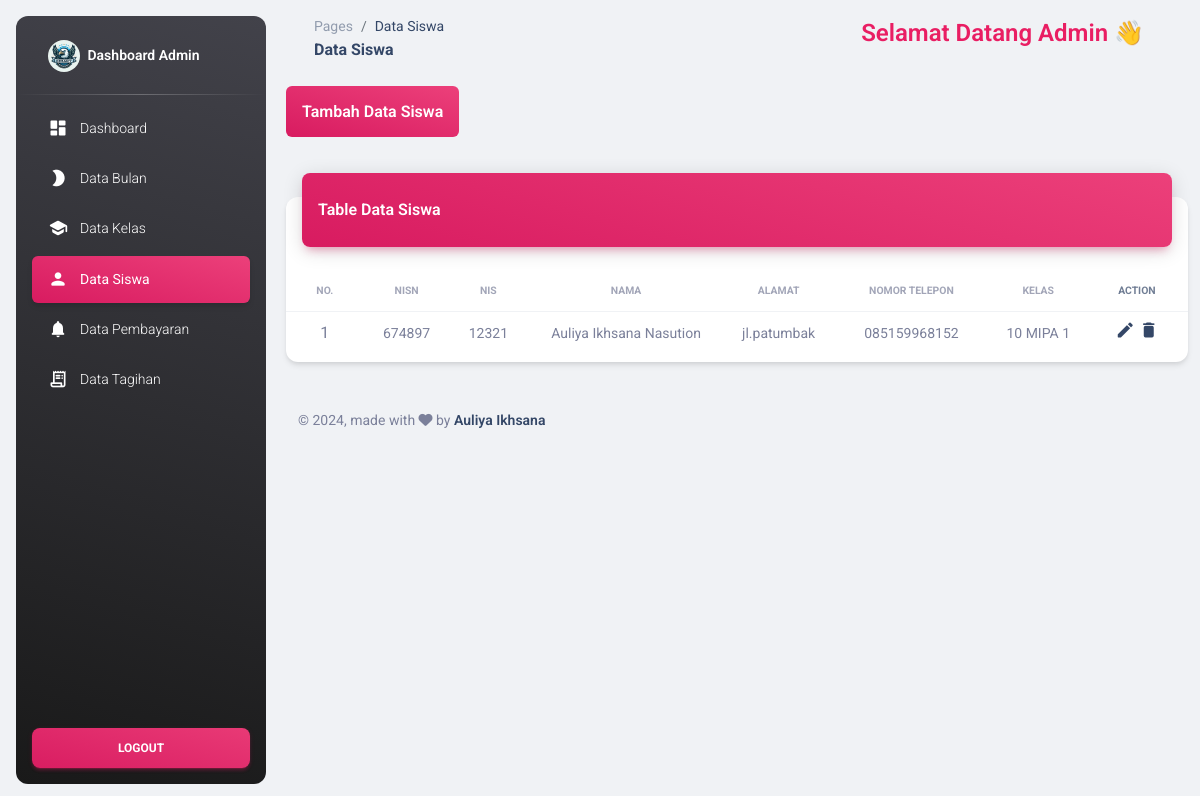
/admin/pages/siswa.php (signed in), run on an earlier commit of the app's database.
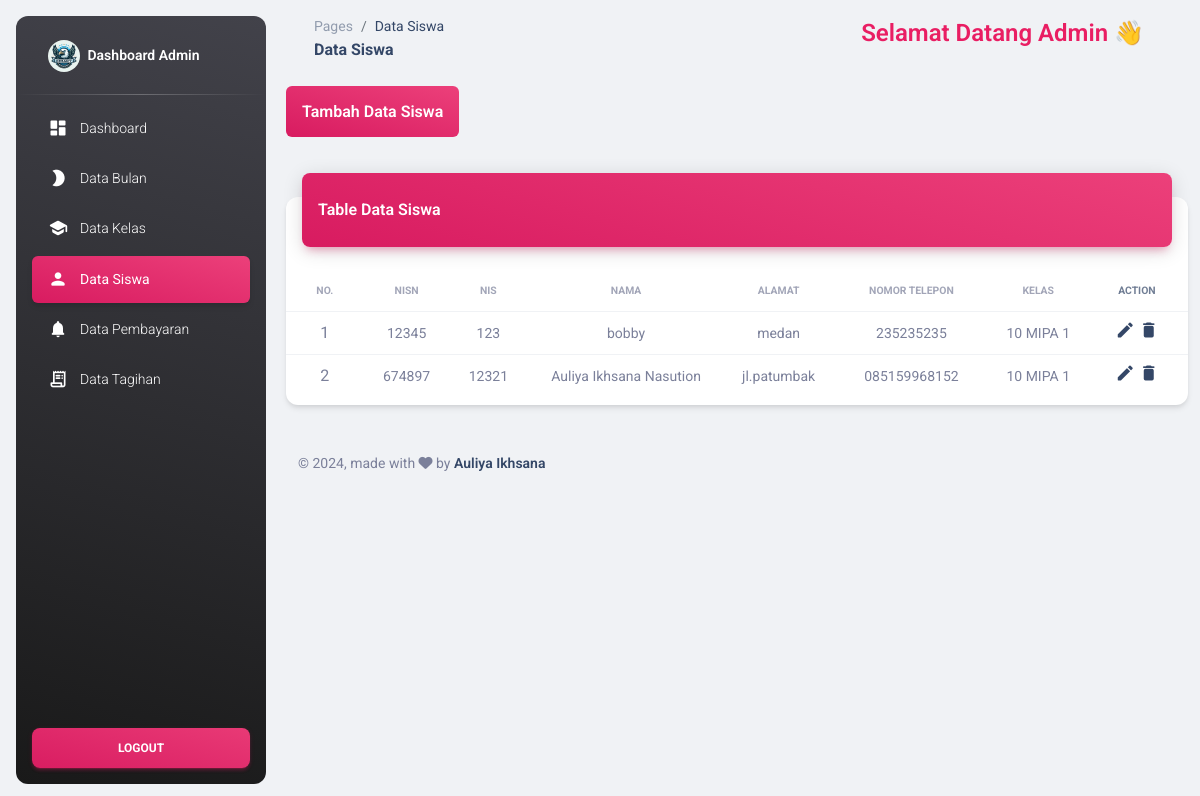
And on a later commit of the database.
### tables this page shows
CREATE TABLE `siswa` (
  `nisn` varchar(10) NOT NULL,
  `nis` varchar(10) NOT NULL,
  `nama` varchar(100) NOT NULL,
  `alamat` varchar(255) DEFAULT NULL,
  `no_telepon` varchar(15) DEFAULT NULL,
  `id_kelas` int(11) DEFAULT NULL,
  `spp` int(11) NOT NULL
);

CREATE TABLE `kelas` (
  `id_kelas` int(11) NOT NULL,
  `nama_kelas` varchar(50) NOT NULL
);

### admin/pages/siswa.php (the view, shortened to what the changed rows need)
<?php
require "functions/koneksi.php";
$query = "SELECT siswa.nisn, siswa.nis, siswa.nama, siswa.alamat, siswa.no_telepon, kelas.nama_kelas
          FROM siswa
          JOIN kelas ON siswa.id_kelas = kelas.id_kelas";
$hasil = $conn->query($query);
?>
<!DOCTYPE html>
<html lang="en">
<head>
  <link href="../assets/css/nucleo-icons.css" rel="stylesheet" />
  <link href="../assets/css/nucleo-svg.css" rel="stylesheet" />
  <link id="pagestyle" href="../assets/css/material-dashboard.css?v=3.1.0" rel="stylesheet" />
</head>
<body class="g-sidenav-show  bg-gray-200">
  <main class="main-content position-relative max-height-vh-100 h-100 border-radius-lg ">
    <div class="container-fluid py-4">
      <div class="row">
        <div class="col-12">
          <div class="card my-4">
            <div class="card-body px-0 pb-2">
              <div class="table-responsive p-0">
                <table class="table align-items-center mb-0">
                <thead>
                    <tr>
                      <th class="text-center text-uppercase text-secondary text-xxs font-weight-bolder opacity-7">No.</th>
                      <th class="text-center text-uppercase text-secondary text-xxs font-weight-bolder opacity-7">NISN</th>
                      <th class="text-center text-uppercase text-secondary text-xxs font-weight-bolder opacity-7">NIS</th>
                      <th class="text-center text-uppercase text-secondary text-xxs font-weight-bolder opacity-7">Nama</th>
                      <th class="text-center text-uppercase text-secondary text-xxs font-weight-bolder opacity-7">Alamat</th>
                      <th class="text-center text-uppercase text-secondary text-xxs font-weight-bolder opacity-7">Nomor Telepon</th>
                      <th class="text-center text-uppercase text-secondary text-xxs font-weight-bolder opacity-7">Kelas</th>
                      <th class="text-center text-uppercase text-dark text-xxs font-weight-bolder opacity-7">Action</th>
                    </tr>
                  </thead>
                  <tbody>
                    <?php
                    $nom = 1;
                    while ($siswa = $hasil->fetch_assoc()) :
                    ?>
                    <tr>
                      <td class="text-center"><?= $nom++ ?></td>
                      <td class="align-middle text-center text-sm"><?= $siswa['nisn'] ?></td>
                      <td class="align-middle text-center text-sm"><?= $siswa['nis'] ?></td>
                      <td class="align-middle text-center text-sm"><?= $siswa['nama'] ?></td>
                      <td class="align-middle text-center text-sm"><?= $siswa['alamat'] ?></td>
                      <td class="align-middle text-center text-sm"><?= $siswa['no_telepon'] ?></td>
                      <td class="align-middle text-center text-sm"><?= $siswa['nama_kelas'] ?></td>
                      <td class="align-middle text-center text-sm">
                        <a href="functions/editsiswa.php?id=<?= $siswa['nisn'] ?>"><i class="material-icons">edit</i></a>
                        <a href="functions/hapussiswa.php?id=<?= $siswa['nisn'] ?>" onclick="return confirm('Apakah Anda Yakin Ingin Menghapus data Ini ?');"><i class="material-icons">delete</i></a>
                      </td>
                    </tr>
                    <?php endwhile; ?>
                  </tbody>
                </table>
              </div>
            </div>
          </div>
        </div>
      </div>
    </div>
  </main>
</body>
</html>

What changed in the data, as far as the page shows it:
added siswa: nisn "12345", nis "123", nama "bobby", alamat "medan", no_telepon "235235235", id_kelas.nama_kelas "10 MIPA 1"
